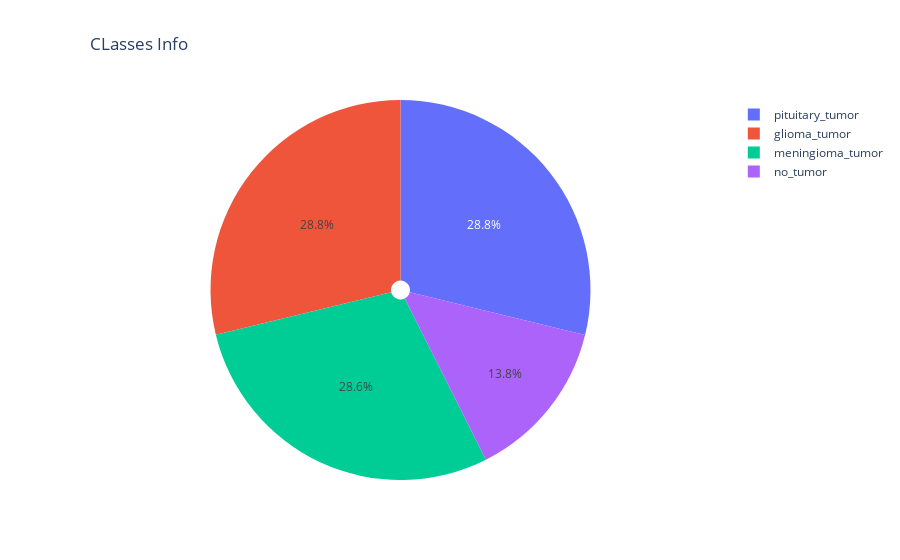

The cell this chart's notebook holds for it:
### Markdown cell above
## Data Mininng

### Code cell
import plotly.express as px
classes_info = {}
classes = sorted(os.listdir(DATADIR))
for name in classes:
    classes_info[name] = len(os.listdir(DATADIR + f'/{name}'))
print(classes_info)
fig = px.pie(names=classes_info.keys(),values=classes_info.values(),hole=0.05,title='CLasses Info')
fig.update_layout({'title':{"x":0.1}})
fig.show()

### Figure 1 — Plotly figure (JSON) as saved in the notebook; plotly's stock layout.template omitted (floating-point values rounded to 4 significant figures)
{"data": [{"domain": {"x": [0, 1], "y": [0, 1]}, "hole": 0.05, "hovertemplate": "label=%{label}<br>value=%{value}<extra></extra>", "labels": ["glioma_tumor", "meningioma_tumor", "no_tumor", "pituitary_tumor"], "legendgroup": "", "name": "", "showlegend": true, "type": "pie", "values": [826, 822, 395, 827]}], "layout": {"legend": {"tracegroupgap": 0}, "title": {"text": "CLasses Info", "x": 0.1}}}
